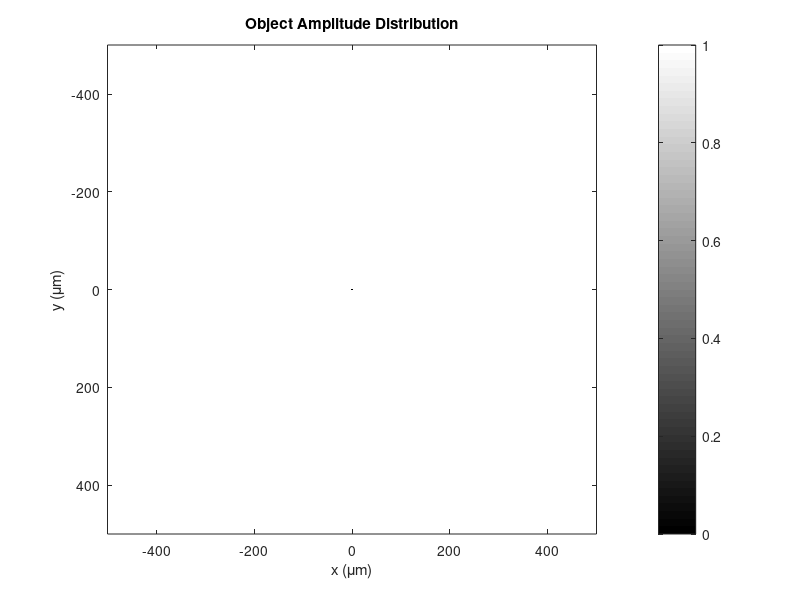
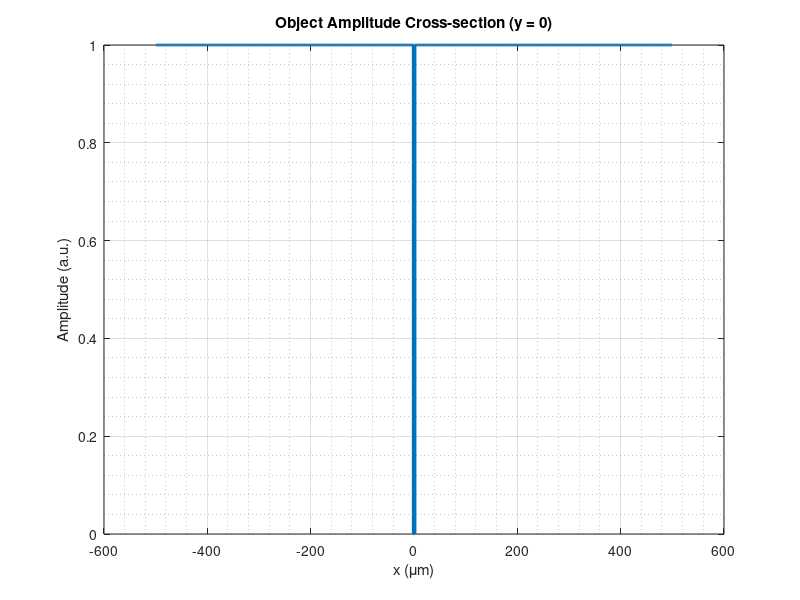

Recreate these plots in MATLAB, in order. (Note: this script raises an error after producing the figures.)
clc; clear; close all;

%% 1. SYSTEM PARAMETERS
lambda = 633e-9;       % Wavelength (m)
z1 = 1500e-6;          % Plane 1 (m)
z2 = 2000e-6;          % Plane 2 (m)
dz = z2 - z1;

%% 2. SENSOR / SAMPLING PARAMETERS
area = 1000e-6;        % FOV (m)
dx = 500e-9;           % Pixel pitch (m)
N = round(area/dx);
dy = dx;
z_max = N * dx^2 / lambda;

% Define Coordinates (chuẩn hóa chính xác cho lưới chẵn N)
x = (-N/2 : N/2 - 1) * dx;
y = (-N/2 : N/2 - 1) * dy;
x_um = x * 1e6;
y_um = y * 1e6;

fprintf('====================================\n');
fprintf('       SYSTEM PARAMETERS\n');
fprintf('====================================\n');
fprintf('Wavelength  : %.1f nm\n', lambda*1e9);
fprintf('Grid size   : %d x %d pixels\n', N, N);
fprintf('Pixel pitch : %.4f um\n', dx*1e6);
fprintf('FOV         : %.2f um\n', area*1e6);
fprintf('z1          : %.2f um\n', z1*1e6);
fprintf('z2          : %.2f um\n', z2*1e6);
fprintf('dz          : %.2f um\n', dz*1e6);
fprintf('z_max       : %.2f mm\n', z_max*1e3);

%% 3. CREATE OBJECT (Two Point Objects)
object_size_nm = 1000;       % Diameter / width of each object (nm)
center_distance_nm = 2000;  % Center-to-center distance (nm)
object_shape = 'square';    % 'circle' or 'square'

object_size = object_size_nm * 1e-9;
center_distance = center_distance_nm * 1e-9;

[X, Y] = meshgrid(x, y);

% Define object centers (symmetric around origin along X-axis)
x1 = -center_distance/2;
x2 =  center_distance/2;
y1 = 0;
y2 = 0;

object = ones(N, N);
switch lower(object_shape)
    case 'circle'
        mask1 = (X - x1).^2 + (Y - y1).^2 <= (object_size/2)^2;
        mask2 = (X - x2).^2 + (Y - y2).^2 <= (object_size/2)^2;
    case 'square'
        mask1 = abs(X - x1) <= object_size/2 & abs(Y - y1) <= object_size/2;
        mask2 = abs(X - x2) <= object_size/2 & abs(Y - y2) <= object_size/2;
    otherwise
        error('Unknown object shape.');
end
object(mask1 | mask2) = 0;

fprintf('\n========== OBJECT PARAMETERS ==========\n');
fprintf('Shape              : %s\n', object_shape);
fprintf('Object size        : %.1f nm\n', object_size_nm);
fprintf('Center distance    : %.1f nm\n', center_distance_nm);
fprintf('Edge-to-edge gap   : %.1f nm\n', center_distance_nm - object_size_nm);
fprintf('Object size (pixel): %.2f pixels\n', object_size/dx);
fprintf('Center distance(px): %.2f pixels\n', center_distance/dx);
fprintf('=======================================\n');

%% 4. TRANSMISSION FUNCTION
I0 = 1;
A0 = sqrt(I0);
t = object;
U0 = A0;
u_object = U0 * t;     % Trường phức ngay sau vật thể (biên độ nền = A0)
am = abs(u_object);

%% 5. DISPLAY OBJECT
% Mở rộng vùng hiển thị [-3, 3] um để nhìn trọn vẹn 2 vật thể tại +/- 1.2 um
% view_lim = 3; 
figure('Name', 'Object Details', 'Color', 'w');
imagesc(x_um, y_um, am);
axis image; colormap gray; colorbar;
% xlim([-view_lim, view_lim]);
% ylim([-view_lim, view_lim]);
title('Object Amplitude Distribution');
xlabel('x (\mum)'); ylabel('y (\mum)');

%% 6. ORIGINAL OBJECT CROSS-SECTION
[~, mid_y] = min(abs(y));
profile_obj_am = am(mid_y, :); 

figure('Name', 'Ground Truth Cross-section', 'Color', 'w');
stairs(x_um, am(mid_y,:), 'LineWidth', 2);
grid on; grid minor;
xlabel('x (\mum)'); ylabel('Amplitude (a.u.)');
title('Object Amplitude Cross-section (y = 0)');
% xlim([-view_lim, view_lim]);
% ylim([-0.5, A0 + 1]);

%% 7. HOLOGRAM SIMULATION
prop_z1 = Propagator_BLASM(N, lambda, dx, z1);
prop_z2 = Propagator_BLASM(N, lambda, dx, z2);

% SỬA LỖI: Truyền trường u_object (đã nhân A0) thay vì chỉ truyền t
field_z1_true = IFT2Dc(FT2Dc(u_object) .* prop_z1);
field_z2_true = IFT2Dc(FT2Dc(u_object) .* prop_z2);

hologram1 = abs(field_z1_true).^2; 
hologram2 = abs(field_z2_true).^2;

amp1_measured = sqrt(hologram1);
amp2_measured = sqrt(hologram2);

%% 8. VISUALIZATION (HOLOGRAMS)
figure('Name', 'Measured Holograms', 'Color', 'w', 'Position', [100 100 1000 400]);
subplot(1,2,1); 
imagesc(x_um, y_um, hologram1); axis image;
title(sprintf('Hologram 1 ($z_1 = %d$ $\\mu$m)', round(z1*1e6)), 'Interpreter', 'latex'); 
xlabel('$x$ ($\mu$m)', 'Interpreter', 'latex'); ylabel('$y$ ($\mu$m)', 'Interpreter', 'latex'); 
colorbar; colormap gray;

subplot(1,2,2); 
imagesc(x_um, y_um, hologram2); axis image;
title(sprintf('Hologram 2 ($z_2 = %d$ $\\mu$m)', round(z2*1e6)), 'Interpreter', 'latex'); 
xlabel('$x$ ($\mu$m)', 'Interpreter', 'latex'); ylabel('$y$ ($\mu$m)', 'Interpreter', 'latex'); 
colorbar; colormap gray;

%% 9. HOLOGRAM CROSS-SECTION
profile_holo1 = hologram1(mid_y, :);
profile_holo2 = hologram2(mid_y, :);

figure('Name', 'Hologram Cross-Sections', 'Color', 'w', 'Position', [150 150 1000 400]);
subplot(1,2,1);
plot(x_um, profile_holo1, 'b', 'LineWidth', 1.2); grid on;
xlabel('$x$ ($\mu$m)', 'Interpreter', 'latex'); ylabel('Intensity (a.u.)');
title(sprintf('Hologram 1 Cross-section ($z_1 = %.1f$ $\\mu$m)', z1*1e6), 'Interpreter', 'latex');

subplot(1,2,2);
plot(x_um, profile_holo2, 'r', 'LineWidth', 1.2); grid on;
xlabel('$x$ ($\mu$m)', 'Interpreter', 'latex'); ylabel('Intensity (a.u.)');
title(sprintf('Hologram 2 Cross-section ($z_2 = %.1f$ $\\mu$m)', z2*1e6), 'Interpreter', 'latex');

%% 10. PHASE RETRIEVAL (Plane-to-Plane Gerchberg-Saxton)
Iterations = 100;
prop_dz       = Propagator_BLASM(N, lambda, dx,  dz);
prop_minus_dz = Propagator_BLASM(N, lambda, dx, -dz);
prop_minus_z1 = Propagator_BLASM(N, lambda, dx, -z1);

% Khởi tạo pha ban đầu bằng 0
u1 = amp1_measured; 

fprintf('\nRunning Phase Retrieval loop (%d iterations)...\n', Iterations);
figure('Name', 'Reconstruction Progress', 'Position', [200, 200, 1000, 450], 'Color', 'w');

for iter = 1:Iterations
    % Truyền từ z1 -> z2
    u2_sim = IFT2Dc(FT2Dc(u1) .* prop_dz);
    u2 = amp2_measured .* exp(1i * angle(u2_sim)); 
    
    % Truyền ngược từ z2 -> z1
    u1_sim = IFT2Dc(FT2Dc(u2) .* prop_minus_dz); 
    u1 = amp1_measured .* exp(1i * angle(u1_sim));
    
    if mod(iter, 10) == 0 || iter == 1 || iter == Iterations
        u_obj_rec = IFT2Dc(FT2Dc(u1) .* prop_minus_z1);
        
        subplot(1,2,1); 
        imagesc(x_um, y_um, abs(u_obj_rec)); axis image; colormap gray;
%         xlim([-view_lim, view_lim]); ylim([-view_lim, view_lim]);
        title(sprintf('Rec. Amplitude (Iter: %d)', iter)); colorbar;
        xlabel('$x$ ($\mu$m)', 'Interpreter', 'latex'); ylabel('$y$ ($\mu$m)', 'Interpreter', 'latex');
        
        subplot(1,2,2); 
        imagesc(x_um, y_um, angle(u_obj_rec)); axis image; colormap gray;
%         xlim([-view_lim, view_lim]); ylim([-view_lim, view_lim]);
        title(sprintf('Rec. Phase (Iter: %d)', iter)); colorbar;
        xlabel('$x$ ($\mu$m)', 'Interpreter', 'latex'); ylabel('$y$ ($\mu$m)', 'Interpreter', 'latex');
        drawnow;
    end
end
fprintf('Reconstruction complete!\n');

%% 11. CROSS-SECTION EVALUATION (Tự động tại y = 0 & Tùy chọn vẽ tay)
amp_rec = abs(u_obj_rec);
profile_rec_auto = amp_rec(mid_y, :);

% Đánh giá tự động qua tâm hai vật thể (tránh lỗi treo khi chưa vẽ tay)
figure('Name', 'Automatic Cross-section Evaluation', 'Color', 'w');
plot(x_um, profile_obj_am, 'Color', '#0072BD', 'LineWidth', 1.8); hold on;
plot(x_um, profile_rec_auto, 'Color', '#D95319', 'LineWidth', 1.5, 'LineStyle', '--');
grid on; 
% xlim([-view_lim, view_lim]);
xlabel('$x$ ($\mu$m)', 'Interpreter', 'latex'); ylabel('Amplitude (a.u.)');
legend('Ground Truth', 'Reconstruction');
title('Amplitude Cross-section Evaluation (y = 0)');

% Nếu vẫn muốn vẽ đường cắt tương tác bằng chuột, mở comment khối dưới đây:

fig = figure('Color','w', 'Name','Select Cross-section', 'Position', [300, 300, 800, 600]);
ax = axes(fig);
imagesc(ax, x_um, y_um, amp_rec); axis(ax,'image'); colormap(ax,gray); colorbar(ax);
% xlim(ax, [-view_lim, view_lim]); ylim(ax, [-view_lim, view_lim]);
title(ax,'Reconstructed amplitude (Cross-section)');
h = drawline(ax,'Color','r','LineWidth',1.5);
wait(h);
if isvalid(h)
    pos = h.Position;
    x_line = linspace(pos(1,1), pos(2,1), 500);
    y_line = linspace(pos(1,2), pos(2,2), 500);
    profile_rec = interp2(x_um, y_um, amp_rec, x_line, y_line, 'linear');
    profile_true = interp2(x_um, y_um, am, x_line, y_line, 'linear'); 
    distance = hypot(x_line - x_line(1), y_line - y_line(1));
    figure('Color','w');
    plot(distance, profile_true, 'Color', '#0072BD', 'LineWidth', 1.5); hold on;
    plot(distance, profile_rec, 'Color', '#D95319', 'LineWidth', 1.5, 'LineStyle', '--');
    grid on; xlabel('Distance ($\mu$m)', 'Interpreter', 'latex'); ylabel('Amplitude (a.u.)');
    legend('Ground Truth', 'Reconstruction');
end


%% =========================================================================
%                               FUNCTIONS
% =========================================================================
function p = Propagator_BLASM(N, lambda, dx, z)
    % Lưới tần số không gian chuẩn hóa khớp với fftshift
    df = 1 / (N * dx);
    f = (-N/2 : N/2 - 1) * df;
    [FX, FY] = meshgrid(f, f);
    
    alpha = lambda * FX;
    beta  = lambda * FY;
    
    % Band-Limited Angular Spectrum Method (BL-ASM)
    limit = 1 / sqrt((2 * abs(z) / (N * dx))^2 + 1);
    mask = (alpha.^2 + beta.^2) <= limit^2;
    
    p = zeros(N, N);
    p(mask) = exp(1i * 2 * pi * (z / lambda) * sqrt(1 - alpha(mask).^2 - beta(mask).^2));
end

function out = FT2Dc(in)
    out = fftshift(fft2(ifftshift(in)));
end

function out = IFT2Dc(in)
    out = fftshift(ifft2(ifftshift(in)));
end
